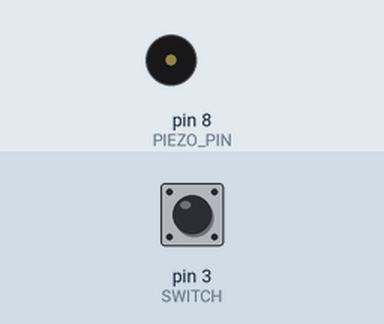
The sketch below on a simulated Arduino Uno, built with avr-gcc and run on an emulated ATmega328P. On the bench: buzzer (waves = sounding, pin HIGH). The inputs (shaded band) are chosen by the test bench; at power-on: pin 3 (SWITCH) HIGH. What the sketch prints to the serial monitor is not drawn.

Above: at 1.2 s.
1.3 s: pin 3 (SWITCH) pulled LOW for 0.15 s
At 1.4 s:
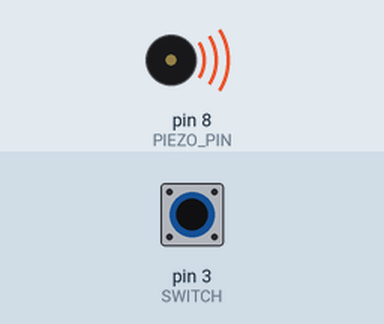
3.0 s: pin 3 (SWITCH) pulled LOW for 3.2 s
At 6.8 s:
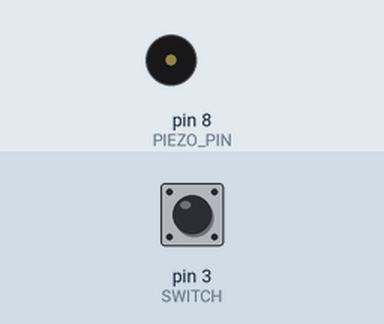
Timing chart, 0 to 8.3 s (numbered marks = the images above; inputs shaded):
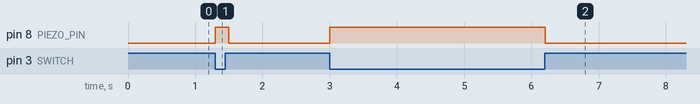

Measured:
- after the input at 1.3 s, pin 8 (PIEZO_PIN): LOW → HIGH at once, → LOW 0.20 s later
- after the input at 3.0 s, pin 8 (PIEZO_PIN): LOW → HIGH at once, → LOW 3.2 s later

The sketch:

04_PIEZO_04.ino
```cpp
const int PIEZO_PIN = 8;
const int SWITCH = 3;

void setup() {
  Serial.begin(9600);
  pinMode(PIEZO_PIN, OUTPUT);
  pinMode(SWITCH, INPUT_PULLUP);
}

void loop() {
  int swithchState = digitalRead(SWITCH);
  digitalWrite(PIEZO_PIN, LOW);

  if (swithchState == LOW) {
    Serial.println("부저 ON!!");
    digitalWrite(PIEZO_PIN, HIGH);
  }
  delay(100);
}
```
